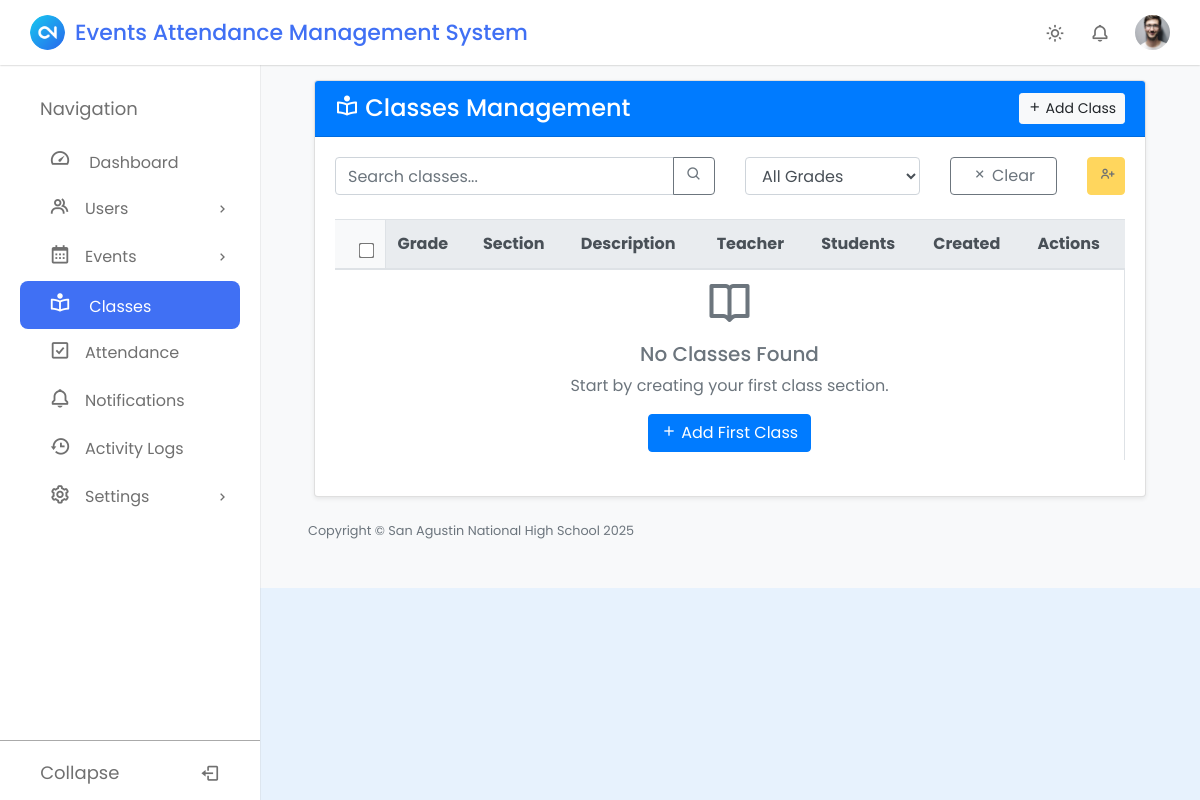
Page /pages/admin.php?page=classes on the earlier database version.
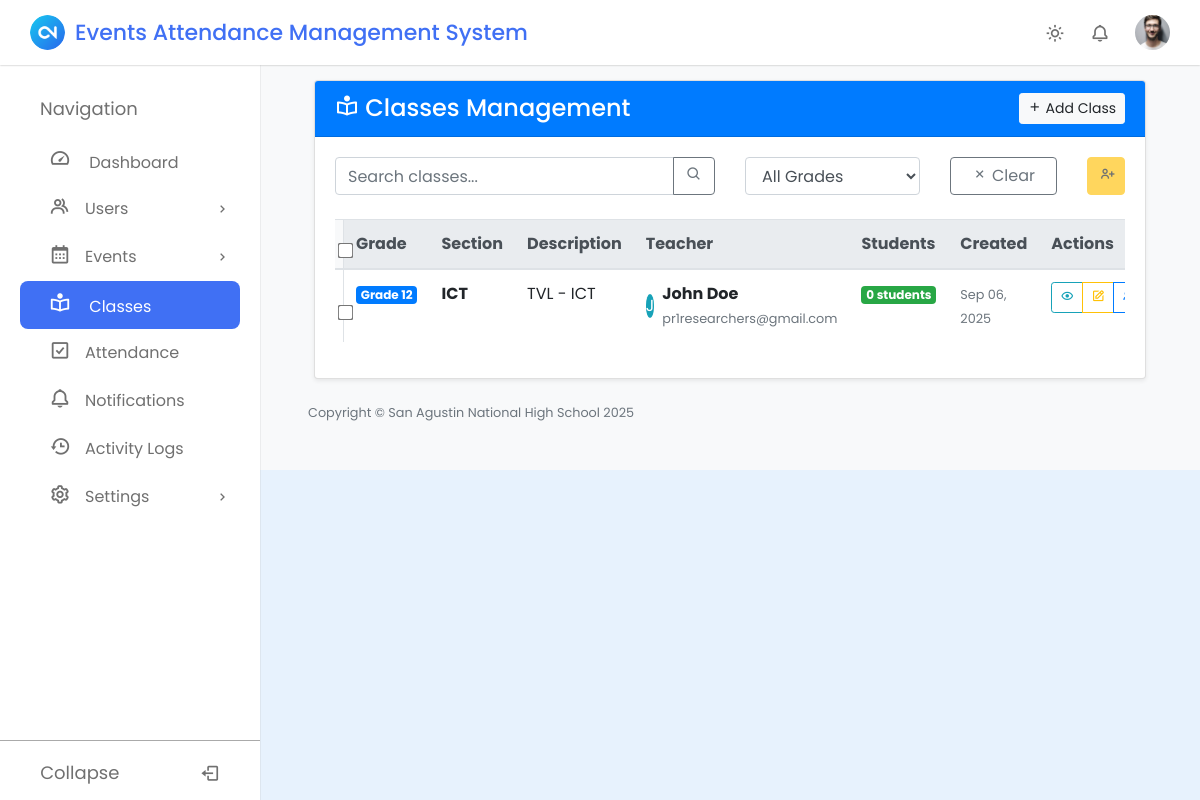
Same page on the later database version.
### tables this page shows
CREATE TABLE `section` (
  `section_id` int(11) NOT NULL,
  `grade` varchar(10) NOT NULL,
  `section` varchar(20) NOT NULL,
  `description` text DEFAULT NULL,
  `teacher_id` int(11) NOT NULL,
  `created_at` timestamp NOT NULL DEFAULT current_timestamp(),
  `updated_at` timestamp NOT NULL DEFAULT current_timestamp() ON UPDATE current_timestamp()
);

CREATE TABLE `users` (
  `user_id` int(11) NOT NULL,
  `email` varchar(255) NOT NULL,
  `password` varchar(255) NOT NULL,
  `role` enum('admin','student','teacher','sslg') DEFAULT NULL,
  `profile_photo` varchar(255) DEFAULT NULL,
  `created_at` timestamp NULL DEFAULT current_timestamp(),
  `updated_at` timestamp NULL DEFAULT current_timestamp() ON UPDATE current_timestamp(),
  `status` enum('Pending','Approved','Rejected') NOT NULL DEFAULT 'Pending',
  `code` int(11) NOT NULL,
  `verification_status` enum('notverified','verified') NOT NULL,
  `firstname` varchar(50) NOT NULL,
  `lastname` varchar(50) NOT NULL,
  `gender` enum('Male','Female') NOT NULL,
  `updated_by` int(11) DEFAULT NULL
);

### includes/admin/views/classes_table_view.php (the view, shortened to what this page needs)
<?php
require_once __DIR__ . "/../../../config/database.php";
$records_per_page = 10;
$page = isset($_GET['page']) ? max(1, (int)$_GET['page']) : 1;
$offset = ($page - 1) * $records_per_page;
$total_query = "SELECT COUNT(*) as total FROM section";
$total_result = mysqli_query($con, $total_query);
$total_row = mysqli_fetch_assoc($total_result);
$total_records = $total_row['total'];
if ($total_records > 0) {
    $query = "SELECT s.*,
              CONCAT(u.firstname, ' ', u.lastname) as teacher_name,
              u.email as teacher_email,
              COUNT(e.enrollment_id) as student_count
              FROM section s
              LEFT JOIN users u ON s.teacher_id = u.user_id
              LEFT JOIN enrollment e ON s.section_id = e.section_id AND e.status = 'Active'
              GROUP BY s.section_id
              ORDER BY s.grade ASC, s.section ASC
              LIMIT ?, ?";
    $stmt = $con->prepare($query);
    $stmt->bind_param("ii", $offset, $records_per_page);
    $stmt->execute();
    $result = $stmt->get_result();
} else {
    $result = null;
}
?>
<div class="row mb-3">
    <div class="col-md-6 col-sm-12 mb-2">
        <div class="input-group">
            <input type="text" class="form-control" id="classSearch" placeholder="Search classes...">
            <div class="input-group-append">
                <button class="btn btn-outline-secondary" type="button">
                    <i class="bx bx-search"></i>
                </button>
            </div>
        </div>
    </div>
    <div class="col-md-3 col-sm-6 mb-2">
        <select class="form-control" id="gradeFilter">
            <option value="">All Grades</option>
        </select>
    </div>
    <div class="col-md-2 col-sm-6 mb-2">
        <button class="btn btn-outline-secondary w-100" id="clearFilters">
            <i class="bx bx-x"></i> Clear
        </button>
    </div>
    <div class="col-md-1 col-sm-12 mb-2">
        <button class="btn btn-warning w-100" id="bulkAssignTeacher" disabled>
            <i class="bx bx-user-plus"></i>
        </button>
    </div>
</div>
<div class="table-responsive">
    <table class="table table-hover" id="classesTable">
        <thead class="thead-light">
            <tr>
                <th style="width: 50px; text-align: center;">
                    <input type="checkbox" id="selectAll" class="form-check-input">
                </th>
                <th>Grade</th>
                <th>Section</th>
                <th>Description</th>
                <th>Teacher</th>
                <th>Students</th>
                <th>Created</th>
                <th>Actions</th>
            </tr>
        </thead>
        <tbody>
            <?php if ($result && $result->num_rows > 0): ?>
                <?php while ($row = $result->fetch_assoc()): ?>
                    <tr>
                        <td style="text-align: center;">
                            <input type="checkbox" class="form-check-input class-checkbox" value="<?= $row['section_id'] ?>">
                        </td>
                        <td>
                            <span class="badge badge-primary">Grade <?= htmlspecialchars($row['grade']) ?></span>
                        </td>
                        <td>
                            <strong><?= htmlspecialchars($row['section']) ?></strong>
                        </td>
                        <td>
                            <?php if (!empty($row['description'])): ?>
                                <?= htmlspecialchars($row['description']) ?>
                            <?php else: ?>
                                <em class="text-muted">No description</em>
                            <?php endif; ?>
                        </td>
                        <td>
                            <?php if ($row['teacher_name']): ?>
                                <div class="d-flex align-items-center">
                                    <div class="avatar-sm bg-info text-white rounded-circle d-flex align-items-center justify-content-center mr-2">
                                        <?= strtoupper(substr($row['teacher_name'], 0, 1)) ?>
                                    </div>
                                    <div>
                                        <div class="font-weight-bold"><?= htmlspecialchars($row['teacher_name']) ?></div>
                                        <small class="text-muted"><?= htmlspecialchars($row['teacher_email']) ?></small>
                                    </div>
                                </div>
                            <?php else: ?>
                                <span class="badge badge-warning">No Teacher Assigned</span>
                            <?php endif; ?>
                        </td>
                        <td>
                            <span class="badge badge-success"><?= $row['student_count'] ?> students</span>
                        </td>
                        <td>
                            <small class="text-muted"><?= date('M d, Y', strtotime($row['created_at'])) ?></small>
                        </td>
                        <td>
                            <div class="btn-group" role="group">
                                <button class="btn btn-sm btn-outline-info" onclick="viewClass(<?= $row['section_id'] ?>)" title="View Details">
                                    <i class="bx bx-show"></i>
                                </button>
                                <button class="btn btn-sm btn-outline-warning" onclick="editClass(<?= $row['section_id'] ?>)" title="Edit Class">
                                    <i class="bx bx-edit"></i>
                                </button>
                                <button class="btn btn-sm btn-outline-primary" onclick="assignTeacher(<?= $row['section_id'] ?>)" title="Assign Teacher">
                                    <i class="bx bx-user-plus"></i>
                                </button>
                            </div>
                        </td>
                    </tr>
                <?php endwhile; ?>
            <?php else: ?>
                <tr>
                    <td colspan="8" class="text-center py-4">
                        <div class="d-flex flex-column align-items-center justify-content-center">
                            <i class="bx bx-book-open text-muted" style="font-size: 3rem;"></i>
                            <h5 class="text-muted mt-3">No Classes Found</h5>
                            <p class="text-muted">Start by creating your first class section.</p>
                            <button class="btn btn-primary" data-toggle="modal" data-target="#addClassModal">
                                <i class="bx bx-plus"></i> Add First Class
                            </button>
                        </div>
                    </td>
                </tr>
            <?php endif; ?>
        </tbody>
    </table>
</div>

### pages/admin.php (shortened to what this page needs)
<!DOCTYPE html>
<html lang="en">
<head>
  <link href="https://unpkg.com/boxicons@2.1.4/css/boxicons.min.css" rel="stylesheet" />
  <link rel="stylesheet" href="https://stackpath.bootstrapcdn.com/bootstrap/4.5.2/css/bootstrap.min.css">
  <link rel="stylesheet" href="../assets/css/includes.css" />
</head>
<body data-theme="light">
  <?php include "../includes/admin/header.php"; ?>
  <?php include "../includes/admin/sidenav.php"; ?>
  <main class="main-content" id="mainContent">
    <div class="container-fluid">
      <?php
      $page = $_GET['page'] ?? 'dashboard';
      $partial = __DIR__ . "/../includes/admin/{$page}.php";
      if (file_exists($partial)) {
        include $partial;
      } else {
        echo '<div class="p-4">Content not found.</div>';
      }
      ?>
    </div>
    <?php include "../includes/footer.php"; ?>
  </main>
</body>
</html>

### includes/admin/header.php (shortened to what this page needs)
<nav class="navbar">
    <div class="logo_item">
        <img src="../assets/images/logo.png" alt=""></i>Events Attendance Management System
    </div>
    <div class="navbar_content">
        <i class='bx bx-sun' id="darkLight"></i>
        <i class='bx bx-bell'></i>
        <img src="../assets/images/profile.jpg" alt="" class="profile" />
    </div>
</nav>

### includes/admin/sidenav.php (shortened to what this page needs)
<nav class="sidebar">
  <div class="menu_content">
    <ul class="menu_items">
      <div class="menu_title menu_dahsboard"></div>
      <li class="item">
        <a href="?page=dashboards" class="nav_link submenu_item" data-page="dashboard">
          <div>
            <span class="navlink_icon">
              <i class="bx bx-tachometer"></i>
            </span>
            <span class="navlink">Dashboard</span>
          </div>
        </a>
      </li>
      <li class="item">
        <div class="nav_link submenu_item">
          <span class="navlink_icon">
            <i class="bx bx-group"></i>
          </span>
          <span class="navlink">Users</span>
          <i class="bx bx-chevron-right arrow-left"></i>
        </div>
      </li>
      <li class="item">
        <div class="nav_link submenu_item">
          <span class="navlink_icon">
            <i class="bx bx-calendar"></i>
          </span>
          <span class="navlink">Events</span>
          <i class="bx bx-chevron-right arrow-left"></i>
        </div>
      </li>
      <li class="item">
        <a href="?page=classes" class="nav_link submenu_item" data-page="classes">
          <div>
            <span class="navlink_icon">
              <i class="bx bx-book-reader"></i>
            </span>
            <span class="navlink">Classes</span>
          </div>
        </a>
      </li>
      <li class="item">
        <a href="?page=attendance" class="nav_link" data-page="attendance">
          <span class="navlink_icon">
            <i class="bx bx-check-square"></i>
          </span>
          <span class="navlink">Attendance</span>
        </a>
      </li>
      <li class="item">
        <a href="?page=notifications" class="nav_link" data-page="notifications">
          <span class="navlink_icon">
            <i class="bx bx-bell"></i>
          </span>
          <span class="navlink">Notifications</span>
        </a>
      </li>
      <li class="item">
        <a href="?page=logs" class="nav_link" data-page="logs">
          <span class="navlink_icon">
            <i class="bx bx-history"></i>
          </span>
          <span class="navlink">Activity Logs</span>
        </a>
      </li>
      <li class="item">
        <div class="nav_link submenu_item">
          <span class="navlink_icon">
            <i class="bx bx-cog"></i>
          </span>
          <span class="navlink">Settings</span>
          <i class="bx bx-chevron-right arrow-left"></i>
        </div>
      </li>
    </ul>
    <div class="bottom_content">
      <div class="bottom expand_sidebar">
        <span> Expand</span>
      </div>
      <div class="bottom collapse_sidebar">
        <span> Collapse</span>
        <i class='bx bx-log-out'></i>
      </div>
    </div>
  </div>
</nav>

### includes/admin/classes.php (shortened to what this page needs)
<?php
require_once __DIR__ . "/../../utils/index.php";
?>
<div class="container-fluid">
    <div class="row">
        <div class="col-12">
            <div class="card shadow-sm">
                <div class="card-header bg-primary text-white">
                    <div class="d-flex justify-content-between align-items-center">
                        <h4 class="card-title mb-0">
                            <i class="bx bx-book-reader"></i> Classes Management
                        </h4>
                        <button class="btn btn-light btn-sm" data-toggle="modal" data-target="#addClassModal">
                            <i class="bx bx-plus"></i> Add Class
                        </button>
                    </div>
                </div>
                <div class="card-body">
                    <?php include __DIR__ . "/views/classes_table_view.php"; ?>
                </div>
            </div>
        </div>
    </div>
</div>

### includes/footer.php
<footer class="py-4 bg-light mt-auto">
    <div class="container-fluid px-4">
        <div class="d-flex align-items-center justify-content-between small">
            <div class="text-muted">Copyright &copy; San Agustin National High School 2025</div>
        </div>
    </div>
</footer>

### assets/css/includes.css (style rules this page uses)
* { margin: 0; padding: 0; box-sizing: border-box; font-family: "Poppins", sans-serif; }
:root { --white-color: #fff; --blue-color: #4070f4; --grey-color: #707070; --grey-color-light: #aaa; }
body { background-color: #e7f2fd; transition: all 0.5s ease; }
.nav_link.active { background-color: var(--blue-color); color: var(--white-color); }
.navbar { position: fixed; top: 0; width: 100%; left: 0; background-color: var(--white-color); display: flex; align-items: center; justify-content: space-between; padding: 15px 30px; z-index: 1060; box-shadow: 0 0 2px var(--grey-color-light); transition: transform 0.3s ease-in-out, opacity 0.3s ease-in-out; }
.logo_item { display: flex; align-items: center; column-gap: 10px; font-size: 22px; font-weight: 500; color: var(--blue-color); }
.navbar img { width: 35px; height: 35px; object-fit: cover; border-radius: 50%; }
.navbar_content { display: flex; align-items: center; column-gap: 25px; }
.navbar_content i { cursor: pointer; font-size: 20px; color: var(--grey-color); }
.sidebar { max-height: 100vh; background-color: var(--white-color); width: 260px; position: fixed; top: 0; left: 0; height: 100%; padding: 80px 20px; z-index: 100; overflow-y: auto; box-shadow: 0 0 1px var(--grey-color-light); transition: all 0.5s ease; }
.menu_content { position: relative; }
.menu_title { margin: 15px 0; padding: 0 20px; font-size: 18px; }
.menu_title::before { color: var(--grey-color); white-space: nowrap; }
.menu_dahsboard::before { content: "Navigation"; }
.menu_items { padding: 0; list-style: none; }
.navlink_icon { position: relative; font-size: 22px; min-width: 50px; line-height: 40px; display: inline-block; text-align: center; border-radius: 6px; }
.navlink_icon::before { content: ""; position: absolute; height: 100%; width: calc(100% + 100px); left: -20px; }
.sidebar .nav_link { display: flex; align-items: center; width: 100%; padding: 4px 15px; border-radius: 8px; text-decoration: none; color: var(--grey-color); white-space: nowrap; }
.submenu_item { cursor: pointer; }
.submenu_item .arrow-left { position: absolute; right: 10px; display: inline-block; margin-right: auto; }
.bottom_content { position: fixed; bottom: 60px; left: 0; width: 260px; cursor: pointer; transition: all 0.5s ease; }
.bottom { position: absolute; display: flex; align-items: center; left: 0; justify-content: space-around; padding: 18px 0; text-align: center; width: 100%; color: var(--grey-color); border-top: 1px solid var(--grey-color-light); background-color: var(--white-color); }
.bottom i { font-size: 20px; }
.bottom span { font-size: 18px; }
.main-content { margin-top: 56px; margin-left: 260px; padding: 24px; flex: 1; background: #f8f9fa; transition: margin-left 0.5s ease; }

Differences in the rows shown:
added section: grade "12", section "ICT", description "TVL - ICT", teacher_name "J", teacher_name "John Doe", users.email "pr1researchers@gmail.com", student_count "0", created_at "Sep 06, 2025"
Other differences:
text no longer shown: "No Classes Found Start by creating your first class section. Add First Class"
